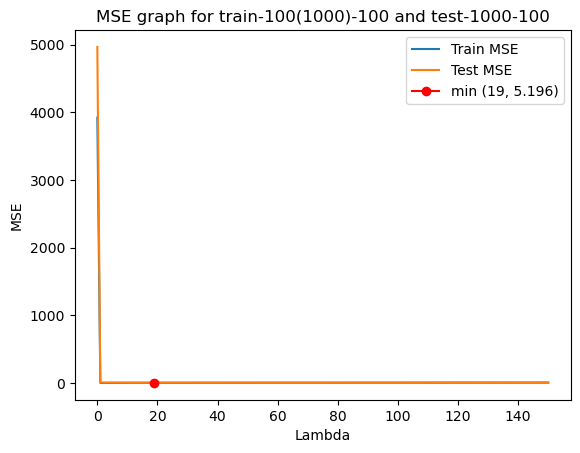

Source code (Python):
import numpy as np
import pandas as pd
import matplotlib.pyplot as plt


#import csv file for train-100-10
df_raw_train = pd.read_csv("HW1_dataset//train-100(1000)-100.csv")

#import csv file for test-100-10
df_raw_test = pd.read_csv("HW1_dataset//test-1000-100.csv")

#df to graph with MSE's of lambdas 0-150
lambdas = [x for x in range(151)]
mse_graph = pd.DataFrame(lambdas)
mse_graph.rename({0:"Lambdas"}, axis = 1, inplace=True)
mse_graph['MSE_train'] = 0.0
mse_graph['MSE_train'].astype(float)
mse_graph['MSE_test'] = 0.0
mse_graph['MSE_test'].astype(float)

'''
The code below follows the following general steps:
1. Create dataframes that do not need to run within the lambda loop
2. Create the Lambda ID matrix (lambda*I)
2. Calculate w = (xT*x +lambda*I)^-1*xT*y
4. Calculate y-hat, or XW, for TRAIN and TEST data
5. Calculate the MSE for TRAIN and TEST
6. Graph (lambda, MSE) for TRAIN and TEST

'''
#1a. create relevant matrices for TRAIN
df_x_train = df_raw_train.drop(["y"], axis=1)
df_x_train.insert(0,"x0", 1)
df_y_train = df_raw_train[["y"]]
df_xT_train = df_x_train.T
df_xTx_train = df_xT_train.dot(df_x_train)

#1b. create relevant matrices for TEST
df_x_test = df_raw_test.drop(["y"], axis=1)
df_x_test.insert(0,"x0", 1)
df_y_test = df_raw_test[["y"]]

for lam in range(151):
    #2. creating lambda ID matrix
    lmbda = lam
    ID_matrix = np.eye(len(df_xTx_train.columns))
    lmbda_ID = lmbda * ID_matrix

    #3. calculating (xT*x + lambda*I) for TRAIN
    df_xTxLmbda_train = df_xTx_train + lmbda_ID
    
    #calculating inverse of (xT*x + lambda*I) for TRAIN
    df_inverse_train = pd.DataFrame(np.linalg.inv(df_xTxLmbda_train))
    
    #rename columns of df_inverse to match with df_y rows for TRAIN
    for x in range(len(df_inverse_train.columns)):
        df_inverse_train.rename({x:f"x{x}"}, axis = 1, inplace = True)
    
    #x-dagger = (xT*x +lambda*I)^-1*xT for TRAIN
    df_dagger_train = df_inverse_train.dot(df_xT_train)

    #final calculation to get w for TRAIN
    df_w = df_dagger_train.dot(df_y_train)

    #rename rows of df_w_train to match with df_x_train columns
    for x in range(len(df_w.index)):
        df_w.rename({x:f"x{x}"}, axis = 0, inplace = True)

    #4. calculating MSE
    #calculating 1/N*||xw - y||^2 for TRAIN
    df_xw_train = df_x_train.dot(df_w)
    df_mse_train = ((df_xw_train - df_y_train)**2)/len(df_x_train)
    
    #calculating 1/N*||xw - y||^2 for TEST
    df_xw_test = df_x_test.dot(df_w)
    df_mse_test = ((df_xw_test - df_y_test)**2)/len(df_x_test)

    #summing all values in matrix df_mse to get ||xw - y||^2 for TRAIN
    mse_train = df_mse_train.sum()
    
    #summing all values in matrix df_mse to get ||xw - y||^2 for TEST
    mse_test = df_mse_test.sum()

    # add MSE_lambda to mse_graph for TRAIN
    mse_graph.loc[mse_graph["Lambdas"] == lam, "MSE_train"] = mse_train.iloc[0]
    
    # add MSE_lambda to mse_graph for TEST
    mse_graph.loc[mse_graph["Lambdas"] == lam, "MSE_test"] = mse_test.iloc[0]
    

# mse_graph.to_csv("mse_test_100_10.csv", index = False)

print(mse_graph)

#gets the (x,y) coordinate of the minimum test mse
min_x = mse_graph.loc[mse_graph["MSE_test"].idxmin(),"Lambdas"]
min_y = mse_graph["MSE_test"].min()

#create scatter plot of mse_graph
plt.plot(mse_graph['Lambdas'], mse_graph["MSE_train"], label = "Train MSE")
plt.plot(mse_graph['Lambdas'], mse_graph["MSE_test"], label = "Test MSE")
plt.plot(min_x, min_y, marker="o", color='red', label=f"min ({min_x}, {round(min_y,3)})")
plt.legend()
plt.xlabel("Lambda")
plt.ylabel("MSE")
plt.title("MSE graph for train-100(1000)-100 and test-1000-100")

plt.show()
